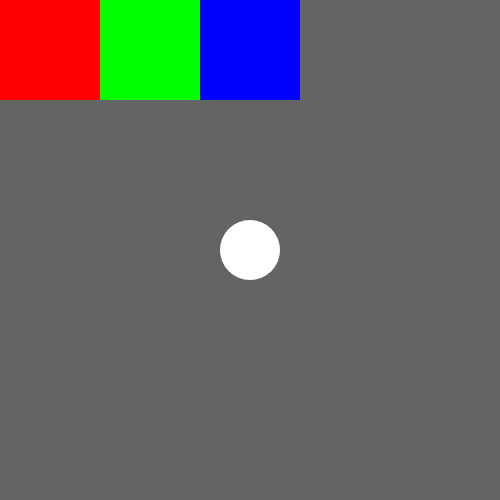
Frame 1 (no input)
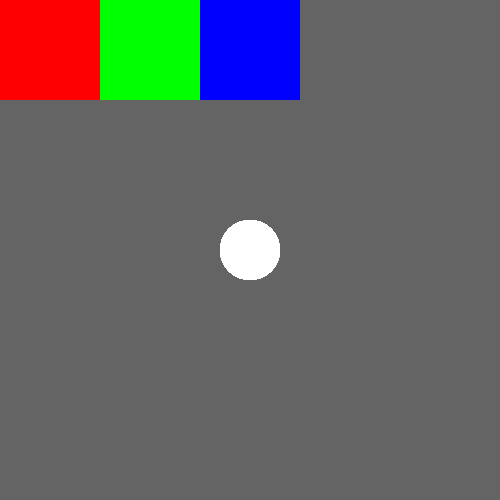
Frame 60 (no input)
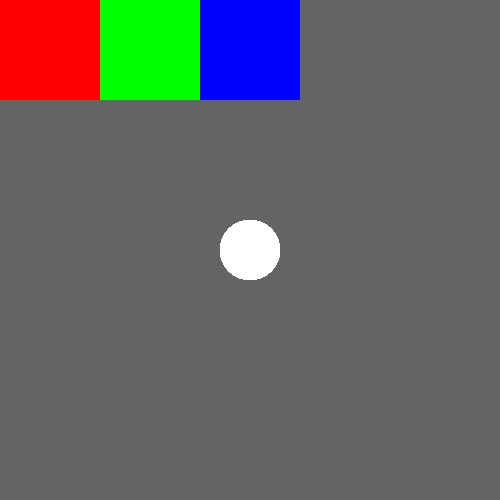
Frame 120 (the mouse pressed at the canvas centre since frame 60)

The p5.js sketch that drew these frames (run headless with seeded random() and noise() and a simulated clock; from frame 60 on, the mouse is pressed at the canvas centre):

// p5.js sketch
// ── sketch.js
let state = "white";

function setup(){
   createCanvas(500, 500);
   background(100);
   noStroke();
}

function draw(){
   fill(255, 0, 0);
   rect(0, 0, 100, 100);
   fill(0, 255, 0);
   rect(100, 0, 100, 100);
   fill(0, 0, 255);
   rect(200, 0, 100, 100);

   if (state == "white"){
      fill(255);
   }
   if (state == "red"){
      fill(255, 0, 0);
   }
   if (state == "green"){
      fill(0, 255, 0);
   }
   if (state == "blue"){
      fill(0, 0, 255);
   }
   ellipse(250, 250, 60, 60);
}

function mouseClicked(){
   let withinY = mouseY > 0 && mouseY < 100;
   if (mouseX > 0 && mouseX < 100 && withinY){
      state = "red"
   }
   else if (mouseX > 100 && mouseX < 200 && withinY){
      state = "green";
   }
   else if (mouseX > 200 && mouseX < 300 && withinY){
      state = "blue";
   }
   else{
      state = "white";
   }
}
